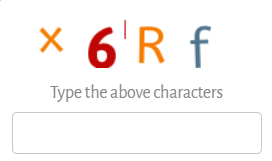
#> input picture image.png, 272 x 161 px, found by its file name
$ python ocr.py
#> lines starting #> are read from the running program, lines starting #| are printed output that depends on the picture
import pytesseract
from PIL import Image

# Path to the image file
image_path = 'C:/Users/pgk29/Documents/CPL/image.png'

# Load the image using PIL
image = Image.open(image_path)
#> image is the input picture: PIL image 272x161 RGBA; mean R, G, B, A 250.3, 245.8, 244.2, 255

# Convert the image to grayscale
gray = image.convert('L')
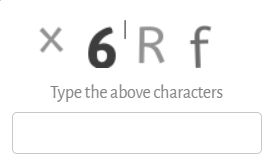
#> gray: PIL image 272x161 L; min 61, max 255, mean 247

# Perform OCR on the grayscale image using pytesseract
#> (the run stopped early here; a loop or call above may not have finished)
